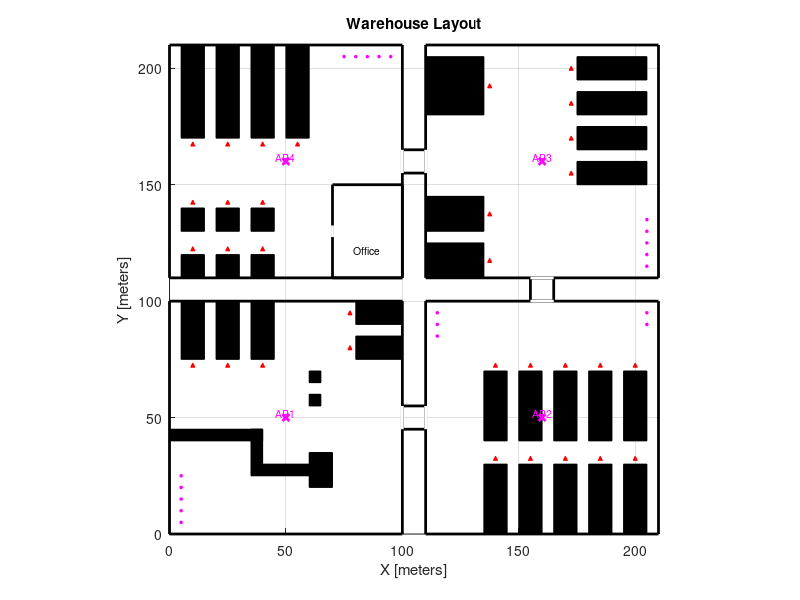

This chart was generated by the following MATLAB code:
function warehouse_layout()

% Define the figure
figure;
hold on;
%% 

%%%%% ROOM 1 LAYOUT %%%%%

% Define the outer boundary for Room 1 (100x100 meters)
plot([0 100 100 0 0], [0 0 100 100 0], 'k', 'LineWidth', 2);

% Define the walls (black areas) as filled polygons
% Draw obstacles (partitions and blocks)

% Conveyor for arriving packages
fill([35 35 40 40], [30 45 45 30], 'k'); % Vertical conveyor

fill([35 35 60 60], [25 30 30 25], 'k'); % Horizontal conveyor 1

fill([0 0 40 40], [40 45 45 40], 'k'); % Horizontal conveyor 2

% Block 1
fill([60 60 70 70], [20 35 35 20], 'k'); % Small block near loading station

% Rack 1
fill([5 5 15 15], [75 100 100 75], 'k'); % Unloading rack 1

% Rack 2
fill([20 20 30 30], [75 100 100 75], 'k'); % Unloading rack 2

% Rack 3
fill([35 35 45 45], [75 100 100 75], 'k'); % Unloading rack 3

% Rack 4
fill([80 80 100 100], [90 100 100 90], 'k'); % Unloading rack 4

% Rack 5
fill([80 80 100 100], [75 85 85 75], 'k'); % Unloading rack 5

% Obstacle 1
fill([60 60 65 65], [65 70 70 65], 'k'); % Obstacle 1

% Obstacle 2
fill([60 60 65 65], [55 60 60 55], 'k'); % Obstacle 2

% Define the charging and loading/unloading areas

unloading_x = [10, 25, 40, 77.5, 77.5];
unloading_y = [72.5, 72.5, 72.5, 80, 95];

% Plot the unloading stations
plot(unloading_x, unloading_y, 'r^', 'MarkerSize', 3, 'MarkerFaceColor', 'r');

% Define the robot start positions
robot_positions = [5, 5; 5, 10; 5, 15; 5, 20; 5, 25];

% Plot the robot start positions
hold on;
plot(robot_positions(:,1), robot_positions(:,2), 'mo', 'MarkerSize', 2, 'MarkerFaceColor', 'm');
 

%% 

%%%%% ROOM 2 LAYOUT %%%%%

% Define the outer boundary for Room 2 (100x100 meters)
plot([110 210 210 110 110], [0 0 100 100 0], 'k', 'LineWidth', 2);

% Rack 1
fill([135 135 145 145], [0 30 30 0], 'k'); % Unloading rack 1

% Rack 2
fill([150 150 160 160], [0 30 30 0], 'k'); % Unloading rack 2

% Rack 3
fill([165 165 175 175], [0 30 30 0], 'k'); % Unloading rack 3

% Rack 4
fill([180 180 190 190], [0 30 30 0], 'k'); % Unloading rack 4

% Rack 5
fill([195 195 205 205], [0 30 30 0], 'k'); % Unloading rack 5

% Rack 6
fill([135 135 145 145], [40 70 70 40], 'k'); % Unloading rack 6

% Rack 7
fill([150 150 160 160], [40 70 70 40], 'k'); % Unloading rack 7

% Rack 8
fill([165 165 175 175], [40 70 70 40], 'k'); % Unloading rack 8

% Rack 9
fill([180 180 190 190], [40 70 70 40], 'k'); % Unloading rack 9

% Rack 10
fill([195 195 205 205], [40 70 70 40], 'k'); % Unloading rack 10

% Define the unloading areas

unloading_x = [140, 155, 170, 185, 200, 140, 155, 170, 185, 200];
unloading_y = [32.5, 32.5, 32.5, 32.5, 32.5, 72.5, 72.5, 72.5, 72.5, 72.5];

% Plot the unloading stations
plot(unloading_x, unloading_y, 'r^', 'MarkerSize', 3, 'MarkerFaceColor', 'r');

% Define the robot start positions
robot_positions = [115, 95; 115, 90; 115, 85; 205, 95; 205, 90];

% Plot the robot start positions
hold on;
plot(robot_positions(:,1), robot_positions(:,2), 'mo', 'MarkerSize', 2, 'MarkerFaceColor', 'm');

%% 

%%%%% ROOM 3 LAYOUT %%%%%

% Define the outer boundary for Room 3 (100x100 meters)
plot([110 210 210 110 110], [110 110 210 210 110], 'k', 'LineWidth', 2);

fill([110 110 135 135], [110 125 125 110], 'k'); % Unloading Rack 1

fill([110 110 135 135], [130 145 145 130], 'k'); % Unloading Rack 2

fill([110 110 135 135], [180 205 205 180], 'k'); % Unloading Rack 3

fill([175 175 205 205], [150 160 160 150], 'k'); % Unloading Rack 4

fill([175 175 205 205], [165 175 175 165], 'k'); % Unloading Rack 5

fill([175 175 205 205], [180 190 190 180], 'k'); % Unloading Rack 6

fill([175 175 205 205], [195 205 205 195], 'k'); % Unloading Rack 7

unloading_x = [137.5, 137.5, 137.5, 172.5, 172.5, 172.5, 172.5];
unloading_y = [117.5, 137.5, 192.5, 155, 170, 185, 200];

% Plot the unloading stations
plot(unloading_x, unloading_y, 'r^', 'MarkerSize', 3, 'MarkerFaceColor', 'r');

% Define the robot start positions
robot_positions = [205, 115; 205, 120; 205, 125; 205, 130; 205, 135];

% Plot the robot start positions
hold on;
plot(robot_positions(:,1), robot_positions(:,2), 'mo', 'MarkerSize', 2, 'MarkerFaceColor', 'm');

%% 

%%%%% ROOM 4 LAYOUT %%%%%

% Define the outer boundary for Room 4 (100x100 meters)
plot([0 100 100 0 0], [110 110 210 210 110], 'k', 'LineWidth', 2);

% Rack 1
fill([5 5 15 15], [170 210 210 170], 'k'); % Unloading rack 1

% Rack 2
fill([20 20 30 30], [170 210 210 170], 'k'); % Unloading rack 2

% Rack 3
fill([35 35 45 45], [170 210 210 170], 'k'); % Unloading rack 3

% Rack 4
fill([50 50 60 60], [170 210 210 170], 'k'); % Unloading rack 4

% Block 1
fill([5 5 15 15], [110 120 120 110], 'k');

% Block 2
fill([20 20 30 30], [110 120 120 110], 'k');

% Block 3
fill([35 35 45 45], [110 120 120 110], 'k');

% Block 4
fill([5 5 15 15], [130 140 140 130], 'k');

% Block 5
fill([20 20 30 30], [130 140 140 130], 'k');

% Block 6
fill([35 35 45 45], [130 140 140 130], 'k');

% Office
plot([70 70 100 100 70], [110 150 150 110 110], 'k', 'LineWidth', 2);
plot([70 70], [127.5 132.5], 'w', 'LineWidth', 2);

% Define the charging and unloading areas
unloading_x = [10, 25, 40, 55, 10, 25, 40, 10, 25, 40];
unloading_y = [167.5, 167.5, 167.5, 167.5, 142.5, 142.5, 142.5, 122.5, 122.5, 122.5];

% Plot the unloading stations
plot(unloading_x, unloading_y, 'r^', 'MarkerSize', 3, 'MarkerFaceColor', 'r');

text(85, 120, 'Office', 'HorizontalAlignment', 'center', 'VerticalAlignment', 'bottom', 'FontSize', 7.5);

% Define the robot start positions
robot_positions = [75, 205; 80, 205; 85, 205; 90, 205; 95, 205];

% Plot the robot start positions
hold on;
plot(robot_positions(:,1), robot_positions(:,2), 'mo', 'MarkerSize', 2, 'MarkerFaceColor', 'm');

%%

% Plot the access points (APs)
ap_positions = [
    50, 50;    % AP1 in Room 1
    160, 50;   % AP2 in Room 2
    160, 160;  % AP3 in Room 3
    50, 160;   % AP4 in Room 4
];

for i = 1:size(ap_positions, 1)
    plot(ap_positions(i, 1), ap_positions(i, 2), 'mx', 'MarkerSize', 5, 'LineWidth', 2);
    text(ap_positions(i, 1), ap_positions(i, 2), sprintf('AP%d', i), 'HorizontalAlignment', 'center', 'VerticalAlignment', 'bottom', 'FontSize', 7.5, 'Color', 'magenta');
end
%% 
% Corridors between rooms
% Between Room 1 and Room 2
plot([100 110 110 100 100], [45 45 55 55 45], 'k', 'LineWidth', 2);
plot([100 100], [45 55], 'w', 'LineWidth', 2);
plot([110 110], [45 55], 'w', 'LineWidth', 2);

% Between Room 2 and Room 3
plot([165 165 155 155 165], [100 110 110 100 100], 'k', 'LineWidth', 2);
plot([155 165], [100 100], 'w', 'LineWidth', 2);
plot([155 165], [110 110], 'w', 'LineWidth', 2);

% Between Room 3 and Room 4
plot([110 100 100 110 110], [165 165 155 155 165], 'k', 'LineWidth', 2);
plot([100 100], [155 165], 'w', 'LineWidth', 2);
plot([110 110], [155 165], 'w', 'LineWidth', 2);

%%
% Set the axis limits and labels
axis([0 210 0 210]);
xlabel('X [meters]');
ylabel('Y [meters]');
title('Warehouse Layout');
grid on;
hold off;

% Adjust the aspect ratio
axis equal;

saveas(gcf, 'warehouse_layout_function.pdf');
end